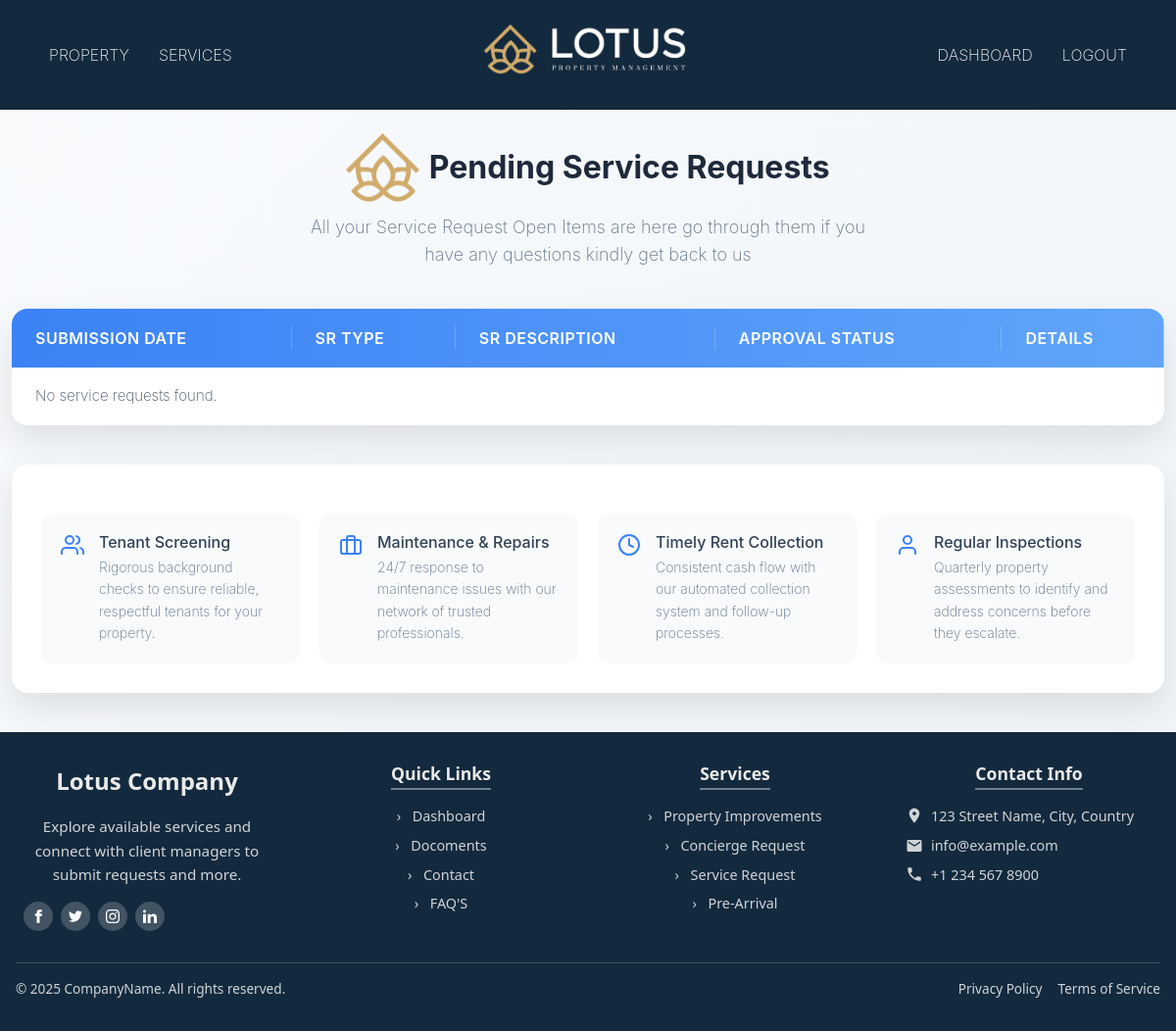
/completed_services (signed in), run on an earlier commit of the app's database.
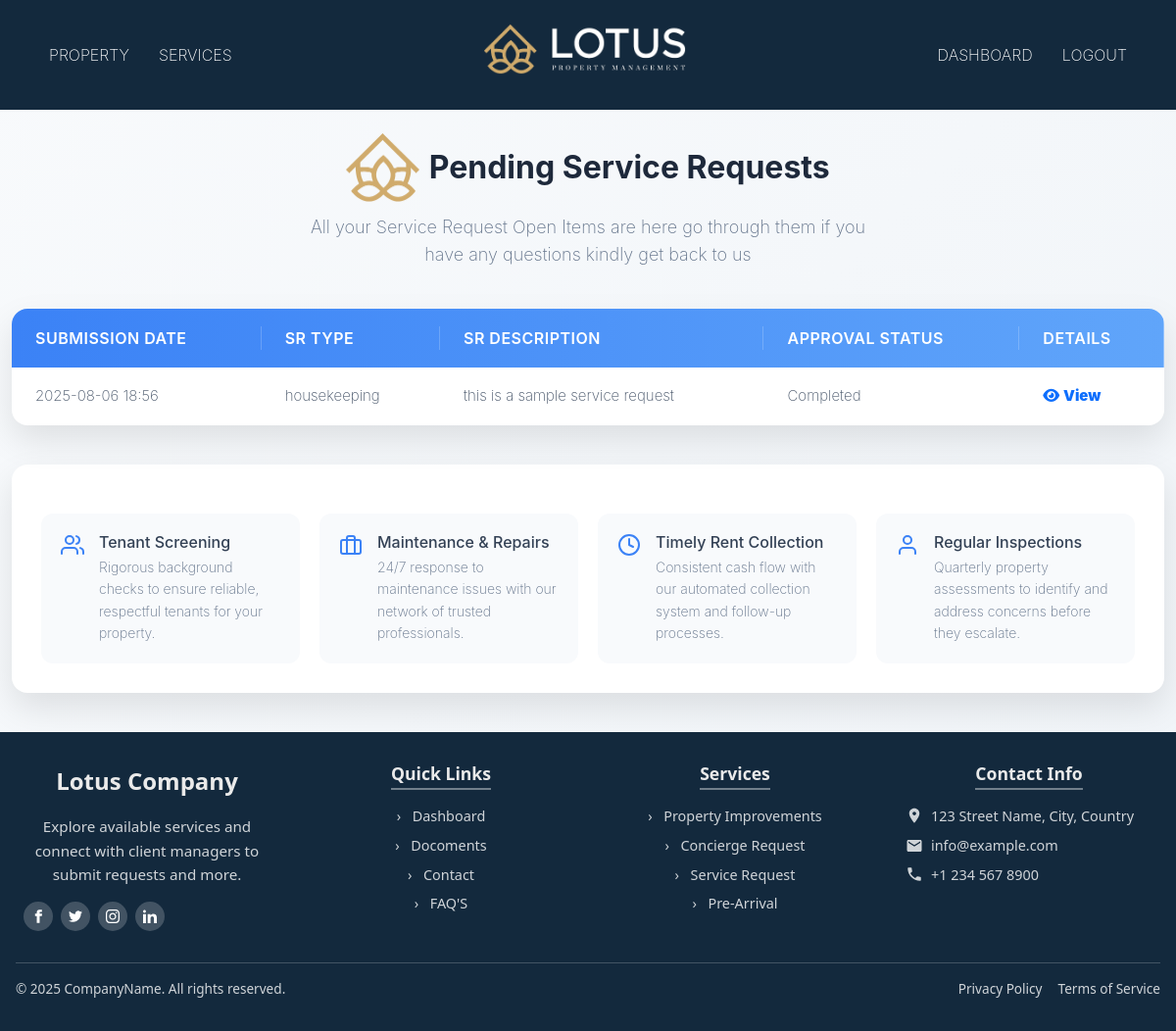
And on a later commit of the database.
### servicedetails/models.py (models this page shows, shortened)
class ServiceRequest(models.Model):
    STATUS_CHOICES = [
        ('pending', 'Pending'),
        ('open', 'Open'),
        ('completed', 'Completed'),
        ('denied', 'Denied'),
    ]
    REQUEST_TYPE_CHOICES = [
        ('interior_residence', 'INTERIOR RESIDENCE'),
        ('exterior_structure', 'EXTERIOR STRUCTURE'),
        ('exterior_grounds', 'EXTERIOR GROUNDS'),
        ('housekeeping', 'HOUSEKEEPING'),
        ('water_features', 'WATER FEATURES'),
        ('storm_preparedness', 'STORM PREPAREDNESS'),
        ('other', 'OTHER'),
    ]
    user = models.ForeignKey(Client, on_delete=models.CASCADE)  # Use Client from mainapp
    request_type = models.CharField(max_length=50, choices=REQUEST_TYPE_CHOICES)  # Updated field
    description = models.TextField()
    status = models.CharField(max_length=10, choices=STATUS_CHOICES, default='open')
    floor_plan_name = models.CharField(max_length=100, blank=True, null=True)
    status_remarks = models.TextField(blank=True, null=True)
    vendor = models.ForeignKey(Vendor, on_delete=models.SET_NULL, null=True, blank=True)  # Use Vendor from mainapp
    created_at = models.DateTimeField(auto_now_add=True)
    completation_denied_date = models.DateField(blank=True, null=True)
    client_approval = models.CharField(max_length=10, choices=APPROVAL_CHOICES, default='Pending', blank=True)
    cost = models.IntegerField(default=0)
    cost_remarks = models.TextField(blank=True, null=True)

### mainapp/views.py (the view)
# urls.py: path('completed_services', completed_services, name='completed_services'),  # ✅ Added service request URL
def completed_services(request):
    client_id = request.session.get("client_id")
    if not client_id:
        return redirect("mainapp:client_login")  # Redirect if not logged in
    try:
        client = Client.objects.get(id=client_id)  # Fetch the client instance
    except Client.DoesNotExist:
        return redirect("mainapp:client_login")
    service_requests = ServiceRequest.objects.filter(user=client, status='completed').order_by('-created_at')
    return render(request, 'services/allservices/completed_services.html', {'service_requests': service_requests})

### template/services/allservices/completed_services.html (shortened to what the changed rows need)
{% extends "outbase.html" %}
{% load static %}
{% block content %}
<link rel="stylesheet" href="https://cdnjs.cloudflare.com/ajax/libs/font-awesome/6.5.0/css/all.min.css">
    <div class="container">
        <div class="table-container">
            <table class="services-table">
                <thead>
                    <tr>
                        <th>Submission Date</th>
                        <th>SR Type</th>
                        <th>SR Description</th>
                        <th>Approval Status</th>
                        <th>Details</th>
                    </tr>
                </thead>
                <tbody>
                    {% for request in service_requests %}
                    <tr class="{% if request.status == 'open' %}active{% endif %}">
                        <td class="submission-date">{{ request.created_at|date:"Y-m-d H:i" }}</td>
                        <td class="sr-type">{{ request.request_type }}</td>
                        <td class="sr-description">{{ request.description }}</td>
                        <td class="sr-status">
                            {% if request.status == 'completed' %}
                                Completed
                            {% elif request.status == 'pending' %}
                                Pending
                            {% elif request.status == 'denied' %}
                                Denied
                            {% else %}
                                Open
                            {% endif %}
                        </td>
                        <td>
                            <a href="#" class="btn-outline-primary" title="View" onclick="openModal(this)">
                                <i class="fa-solid fa-eye"> <b> View </b></i>
                            </a>
                        </td>
                    </tr>
                    {% empty %}
                    <tr>
                        <td colspan="5">No service requests found.</td>
                    </tr>
                    {% endfor %}
                </tbody>
            </table>
        </div>
    </div>
{% endblock content %}

What changed in the data, as far as the page shows it:
now on this page (row edited): ServiceRequest: created_at "2025-08-06 18:56", request_type "housekeeping", description "this is a sample service request", status "Completed"
Also different on the page:
text no longer shown: "No service requests found."
